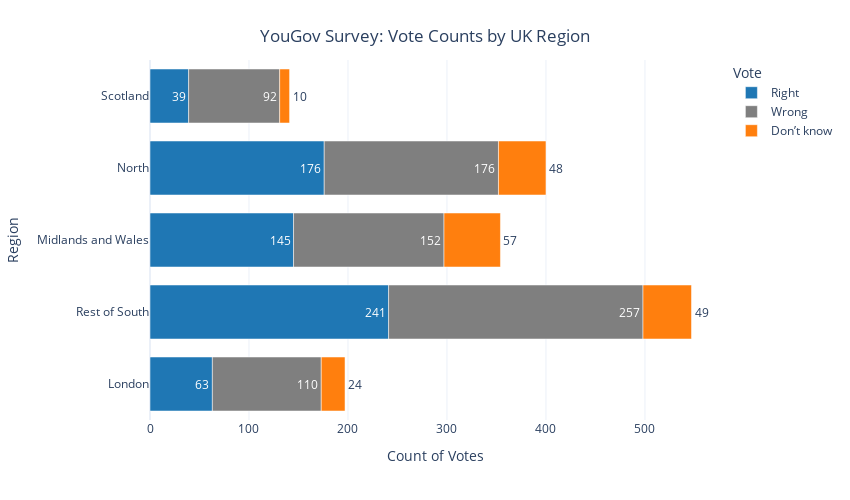

Source (notebook cell):
### Markdown cell above
### Exercise 1 (Choose one!)

#### Data Vis Principles:

1. Order Matters
2. Put long categories on the y-axis
3. Pick a Purpose.
4. Keep scales consistent
5. Select meaningful colors
6. Use meaningful and nonredundant labels.

**Option 1.** 

Create your own plot of this data. Make it as nice as possible! Choose your own colors, themes, labels, ordering, etc. Decide if you prefer facets or colored bars. Make the labels as informative as possible. Try experimenting with things we haven't yet covered in class: look up how to add a caption or include textures in your plot.

Talk about the positives and negatives of your graph. How does it meet, not meet, or exceed the data visualization principles above?

**Option 2.**

Using data of your choice, create a beautiful data visualization. Try experimenting with things we haven't yet covered in class: look up how to add a caption or include textures in your plot.

Talk about the positives and negatives of your graph. How does it meet, not meet, or exceed the data visualization principles above?

### Code cell
my_categories = ['London', 'Rest of South', 'Midlands and Wales', 'North', 'Scotland']

fig = px.bar(
    DF_plot,
    y='location',
    x='count',
    color='vote',
    text='count',  
    color_discrete_sequence=["#1f77b4", "#7f7f7f", "#ff7f0e"],  
    orientation='h' )

fig.update_layout(
    title={
        'text': 'YouGov Survey: Vote Counts by UK Region',
        'x': 0.5,  
        'xanchor': 'center',
        'yanchor': 'top'
    },
    xaxis_title="Count of Votes",
    yaxis_title="Region",
    template='plotly_white',
    yaxis=dict(
        categoryorder='array',
        categoryarray=my_categories ),
    legend_title_text='Vote',
    bargap=0.25,  
    width=850,
    height=500)
fig.update_traces(
    texttemplate='%{text:,}',  
    textposition='outside',
    hovertemplate="<b>%{y}</b><br>Vote: %{color}<br>Count: %{x:,}<extra></extra>")

fig.show()

### Figure 1 — Plotly figure (JSON) as saved in the notebook; plotly's stock layout.template omitted (floating-point values rounded to 4 significant figures)
{"data": [{"hovertemplate": "<b>%{y}</b><br>Vote: %{color}<br>Count: %{x:,}<extra></extra>", "legendgroup": "Right", "marker": {"color": "#1f77b4", "pattern": {"shape": ""}}, "name": "Right", "orientation": "h", "showlegend": true, "text": [63.0, 241.0, 145.0, 176.0, 39.0], "textposition": "outside", "texttemplate": "%{text:,}", "type": "bar", "x": [63, 241, 145, 176, 39], "xaxis": "x", "y": ["London", "Rest of South", "Midlands and Wales", "North", "Scotland"], "yaxis": "y"}, {"hovertemplate": "<b>%{y}</b><br>Vote: %{color}<br>Count: %{x:,}<extra></extra>", "legendgroup": "Wrong", "marker": {"color": "#7f7f7f", "pattern": {"shape": ""}}, "name": "Wrong", "orientation": "h", "showlegend": true, "text": [110.0, 257.0, 152.0, 176.0, 92.0], "textposition": "outside", "texttemplate": "%{text:,}", "type": "bar", "x": [110, 257, 152, 176, 92], "xaxis": "x", "y": ["London", "Rest of South", "Midlands and Wales", "North", "Scotland"], "yaxis": "y"}, {"hovertemplate": "<b>%{y}</b><br>Vote: %{color}<br>Count: %{x:,}<extra></extra>", "legendgroup": "Don’t know", "marker": {"color": "#ff7f0e", "pattern": {"shape": ""}}, "name": "Don’t know", "orientation": "h", "showlegend": true, "text": [24.0, 49.0, 57.0, 48.0, 10.0], "textposition": "outside", "texttemplate": "%{text:,}", "type": "bar", "x": [24, 49, 57, 48, 10], "xaxis": "x", "y": ["London", "Rest of South", "Midlands and Wales", "North", "Scotland"], "yaxis": "y"}], "layout": {"bargap": 0.25, "barmode": "relative", "height": 500, "legend": {"title": {"text": "Vote"}, "tracegroupgap": 0}, "margin": {"t": 60}, "title": {"text": "YouGov Survey: Vote Counts by UK Region", "x": 0.5, "xanchor": "center", "yanchor": "top"}, "width": 850, "xaxis": {"anchor": "y", "domain": [0, 1], "title": {"text": "Count of Votes"}}, "yaxis": {"anchor": "x", "categoryarray": ["London", "Rest of South", "Midlands and Wales", "North", "Scotland"], "categoryorder": "array", "domain": [0, 1], "title": {"text": "Region"}}}}
